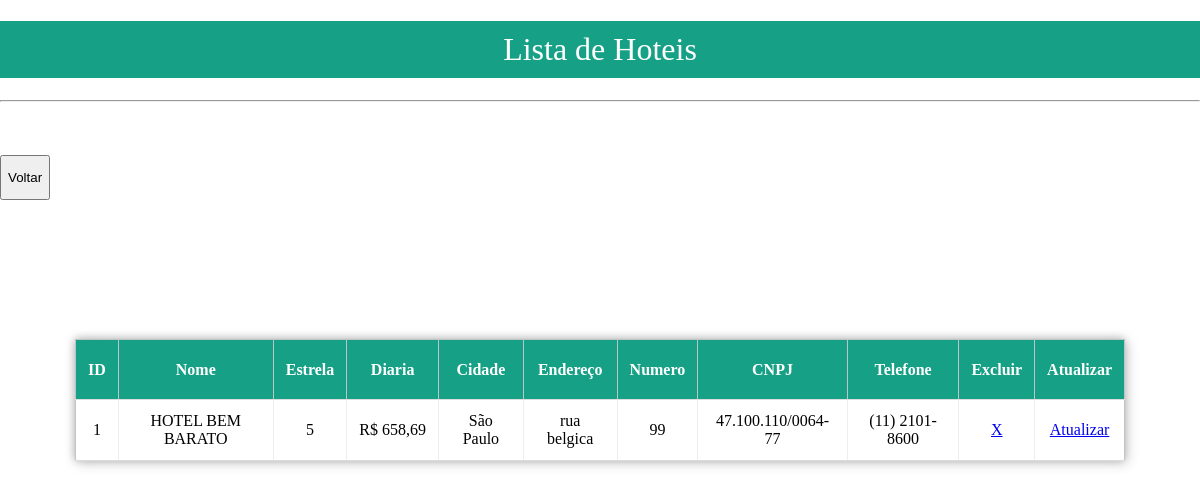
Screenshot of /lista with the database file from the repository.
### app.py (models this page shows, shortened)
class HotelModel (banco.Model):
    __tablename__ = 'hoteis'
    hotel_id = banco.Column(banco.Integer, primary_key=True, autoincrement=True)
    nome = banco.Column(banco.String(80), nullable=False)
    estrela = banco.Column(banco.String(4), nullable=False)
    diaria = banco.Column(banco.String(10), nullable=False)
    cidade = banco.Column(banco.String(80), nullable=False)
    endereco = banco.Column(banco.String(100), nullable=False)
    numero = banco.Column(banco.Integer, nullable=False)
    cnpj = banco.Column(banco.String(18), unique=True)
    telefone_contato = banco.Column(banco.String(15), nullable=False)

### app.py (the view)
@app.route("/lista")
def lista():
    hotel = HotelModel.query.all()
    return render_template("lista.html", hotel=hotel)

### templates/lista.html (shortened to what this page needs)
<!DOCTYPE html>
<html>
<head>
     <link rel="stylesheet" href="{{ url_for('static', filename='css/stylelista.css') }}">
</head>
<body>
<h1>Lista de Hoteis</h1>
<hr>
<table border="1">
    <tr id="header">
        <th>ID</th>
        <th>Nome</th>
        <th>Estrela</th>
        <th>Diaria</th>
        <th>Cidade</th>
        <th>Endereço</th>
        <th>Numero</th>
        <th>CNPJ</th>
        <th>Telefone</th>
        <th>Excluir</th>
        <th>Atualizar</th>
    </tr>
    {% for hoteis in hotel %}
    <tr id="dados">
        <td>{{ hoteis.hotel_id }}</td>
        <td>{{ hoteis.nome }}</td>
        <td>{{ hoteis.estrela }}</td>
        <td>{{ hoteis.diaria }}</td>
        <td>{{ hoteis.cidade }}</td>
        <td>{{ hoteis.endereco }}</td>
        <td>{{ hoteis.numero }}</td>
        <td>{{ hoteis.cnpj}}</td>
        <td>{{ hoteis.telefone_contato}}</td>
        <td><a href="/excluir/{{ hoteis.hotel_id }}" id="excluir">X</a></td>
        <td><a href="/atualizar/{{hoteis.hotel_id }}" id="atualizar">Atualizar</a></td>
    </tr>
    {% endfor %}
</table>
<button onclick="location.href = 'http://127.0.0.1:5000/';" class="button">Voltar</button>
</body>
</html>

### static/css/stylelista.css (style rules this page uses)
body { padding: 0; margin: 0; font-size: Verdana, Geneva, Tahoma, sans-serif; }
table { position: absolute; left: 50%; top: 50%; transform: translate(-50%, -50%); border-collapse: collapse; width: 1050px; height: 100px; border: 1px solid #bdc3c7; box-shadow: 2px 2px 12px rgba(0, 0, 0, 0.2), -1px -1px 8px rgba(0, 0, 0, 0.2); }
tr { transition: all .2s ease-in; text-align: left; border-bottom: 1px solid #ddd; }
tr#dados { border: none; transition: all .2s ease-in; text-align: left; border-bottom: 1px solid #ddd; }
th,td { padding: 12px; text-align: center; border-bottom: 1px solid #ddd; }
#header { background-color: #16a085; color: #fff; height: 60px; }
h1 { font-weight: 500; text-align: center; background-color: #16a085; color: #fff; padding: 10px 0px; }
.button { height: 45px; margin: 45px 0; }

### rows the page displays
HotelModel: hotel_id "1", nome "HOTEL BEM BARATO", estrela "5", diaria "R$ 658,69", cidade "São Paulo", endereco "rua belgica", numero "99", cnpj "47.100.110/0064-77", telefone_contato "(11) 2101-8600"
